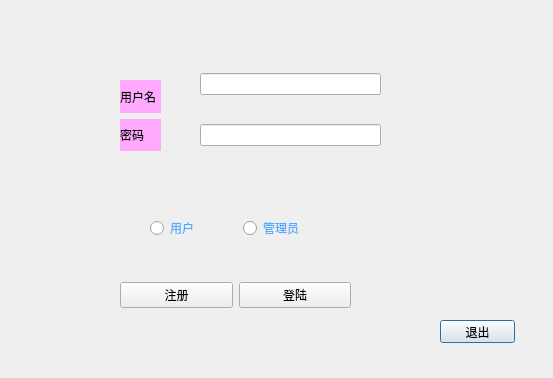
<?xml version="1.0" encoding="UTF-8"?>
<ui version="4.0">
 <class>login</class>
 <widget class="QDialog" name="login">
  <property name="geometry">
   <rect>
    <x>0</x>
    <y>0</y>
    <width>553</width>
    <height>378</height>
   </rect>
  </property>
  <property name="windowTitle">
   <string>Dialog</string>
  </property>
  <property name="autoFillBackground">
   <bool>true</bool>
  </property>
  <property name="sizeGripEnabled">
   <bool>false</bool>
  </property>
  <widget class="QPushButton" name="pushButton_3">
   <property name="geometry">
    <rect>
     <x>440</x>
     <y>320</y>
     <width>75</width>
     <height>23</height>
    </rect>
   </property>
   <property name="text">
    <string>退出</string>
   </property>
  </widget>
  <widget class="QWidget" name="verticalLayoutWidget">
   <property name="geometry">
    <rect>
     <x>200</x>
     <y>50</y>
     <width>181</width>
     <height>121</height>
    </rect>
   </property>
   <layout class="QVBoxLayout" name="verticalLayout">
    <item>
     <widget class="QLineEdit" name="lineEdit_username"/>
    </item>
    <item>
     <widget class="QLineEdit" name="lineEdit_password">
      <property name="echoMode">
       <enum>QLineEdit::Password</enum>
      </property>
     </widget>
    </item>
   </layout>
  </widget>
  <widget class="QWidget" name="verticalLayoutWidget_2">
   <property name="geometry">
    <rect>
     <x>120</x>
     <y>80</y>
     <width>41</width>
     <height>71</height>
    </rect>
   </property>
   <layout class="QVBoxLayout" name="verticalLayout_2">
    <item>
     <widget class="QLabel" name="label">
      <property name="styleSheet">
       <string notr="true">background-color: rgb(255, 170, 255);</string>
      </property>
      <property name="text">
       <string>用户名</string>
      </property>
     </widget>
    </item>
    <item>
     <widget class="QLabel" name="label_2">
      <property name="styleSheet">
       <string notr="true">background-color: rgb(255, 170, 255);</string>
      </property>
      <property name="text">
       <string>密码</string>
      </property>
     </widget>
    </item>
   </layout>
  </widget>
  <widget class="QWidget" name="horizontalLayoutWidget_2">
   <property name="geometry">
    <rect>
     <x>120</x>
     <y>240</y>
     <width>231</width>
     <height>111</height>
    </rect>
   </property>
   <layout class="QHBoxLayout" name="horizontalLayout_2">
    <item>
     <widget class="QPushButton" name="pushButton_2">
      <property name="text">
       <string>注册</string>
      </property>
     </widget>
    </item>
    <item>
     <widget class="QPushButton" name="pushButton">
      <property name="text">
       <string>登陆</string>
      </property>
     </widget>
    </item>
   </layout>
  </widget>
  <widget class="QLabel" name="label_3">
   <property name="geometry">
    <rect>
     <x>0</x>
     <y>0</y>
     <width>551</width>
     <height>371</height>
    </rect>
   </property>
   <property name="styleSheet">
    <string notr="true">border-image: url(:/images/5.png);</string>
   </property>
   <property name="text">
    <string/>
   </property>
  </widget>
  <widget class="QWidget" name="horizontalLayoutWidget">
   <property name="geometry">
    <rect>
     <x>150</x>
     <y>170</y>
     <width>179</width>
     <height>117</height>
    </rect>
   </property>
   <layout class="QHBoxLayout" name="horizontalLayout">
    <item>
     <widget class="QRadioButton" name="radioButton_user">
      <property name="styleSheet">
       <string notr="true">color: rgb(85, 170, 255);
font: 75 12pt &quot;Arial&quot;;</string>
      </property>
      <property name="text">
       <string>用户</string>
      </property>
     </widget>
    </item>
    <item>
     <widget class="QRadioButton" name="radioButton_admin">
      <property name="styleSheet">
       <string notr="true">color: rgb(85, 170, 255);
font: 75 12pt &quot;Arial&quot;;</string>
      </property>
      <property name="text">
       <string>管理员</string>
      </property>
     </widget>
    </item>
   </layout>
  </widget>
  <zorder>label_3</zorder>
  <zorder>pushButton_3</zorder>
  <zorder>verticalLayoutWidget</zorder>
  <zorder>verticalLayoutWidget_2</zorder>
  <zorder>horizontalLayoutWidget_2</zorder>
  <zorder>horizontalLayoutWidget</zorder>
 </widget>
 <resources/>
 <connections/>
</ui>
